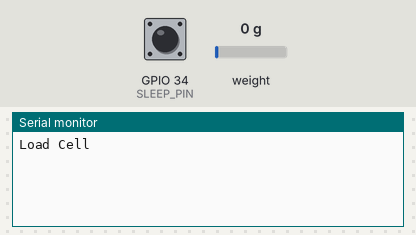
The sketch below on a simulated ESP32. Parts: the last lines printed to the serial monitor. The inputs (shaded band) are chosen by the test bench; at power-on: GPIO 34 (SLEEP_PIN) HIGH, weight on the scale 0 g. EEPROM starts erased. At 5.4 s the program puts the board to deep sleep or switches it off; the recording ends there.

Above: at 1.2 s.
1.3 s: GPIO 34 (SLEEP_PIN) pulled LOW for 0.15 s
At 2.2 s:
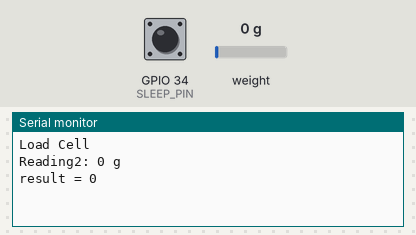
At 3.1 s:
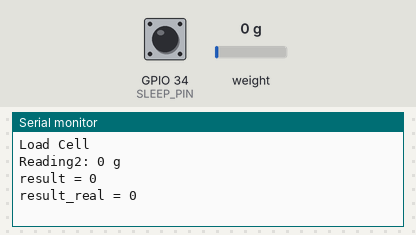

The sketch:

test.ino
```cpp
#include <HX711.h>
#include <esp_sleep.h>
#include <Preferences.h>
//8600879
//178127.00

float calibration_factor =178127.00;
#define zero_factor 8600879
#define DOUT  25
#define CLK   26
#define DEC_POINT  0

#define SLEEP_PIN 34
#define SLEEP_TIME 5000000 //5seconds

int data1;
int data2;
int result;
int result1;
float offset=0;
float get_units_kg();
unsigned long debounceDelay = 50;
int lastButtonState3 = HIGH;  // เพิ่มตัวแปร static
unsigned long last_time3 = 0;
unsigned long lastDebounceTime = 0;


HX711 scale(DOUT, CLK);
Preferences preferences;

void setup()
{
  Serial.begin(115200);
  preferences.begin("my-app", false);
  Serial.println("Load Cell");
  scale.set_scale(calibration_factor);
  scale.set_offset(zero_factor);
  result1 = preferences.getInt("result1", 0);
  pinMode(SLEEP_PIN, INPUT_PULLUP);

  if (esp_sleep_get_wakeup_cause() == ESP_SLEEP_WAKEUP_TIMER) {
    // ตื่นขึ้นมาจากโหมด sleep ด้วยตัวจับเวลา
    wakeUp();
  }

}
void loop()
{
  // kg();
  check_sleep();
}
float get_units_kg()
{
  return(scale.get_units()*0.453592*1000);
}

void kg(){
  data1 = get_units_kg() + offset;
  Serial.print("Reading1: ");
  Serial.print(data1);
  Serial.println(" g");

}

void wakeUp() {
  kg();
  // check_sleep();
}

void check_sleep(){
  int sleepstate = digitalRead(SLEEP_PIN);
  if (sleepstate != lastButtonState3){
    lastButtonState3 = sleepstate;
    if (millis() - last_time3 > debounceDelay){
      lastDebounceTime = millis();
      if (sleepstate == LOW){
        data2 = get_units_kg() + offset;
        Serial.print("Reading2: ");
        Serial.print(data2);
        Serial.println(" g");

        result = data1-data2;
        // delay(1000);
        Serial.printf("result = %d\n",result);
        result1 = result1 + result;
        delay(1000);
        Serial.printf("result_real = %d\n",result1);
        preferences.putInt("result1", result1);
        delay(3000);

        Serial.println("go sleep");
        Serial.flush();
        sleep();
      }
    }
  }
}

void sleep(){
    esp_sleep_enable_timer_wakeup(SLEEP_TIME);
    esp_deep_sleep_start();
}
```

Measured:
- after the input at 1.3 s, the serial monitor: prints a new line after 0.10 s (image 1)
